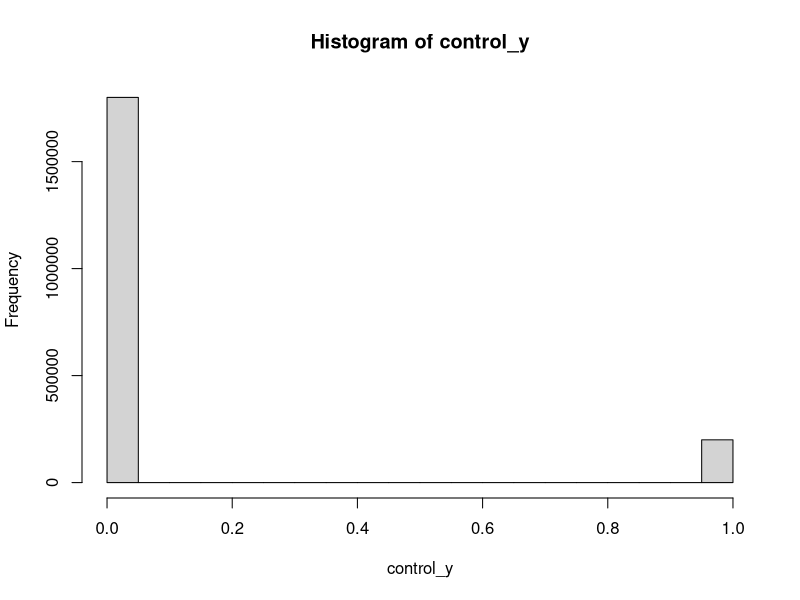
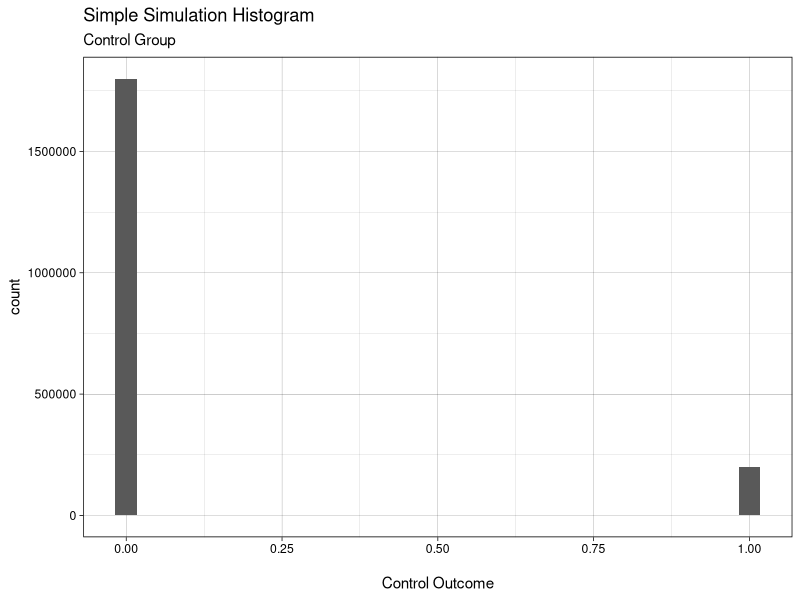
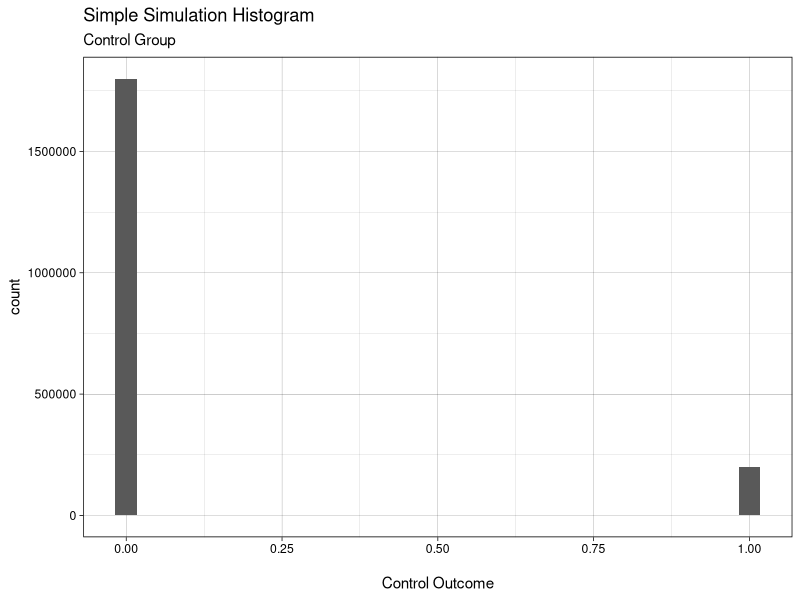
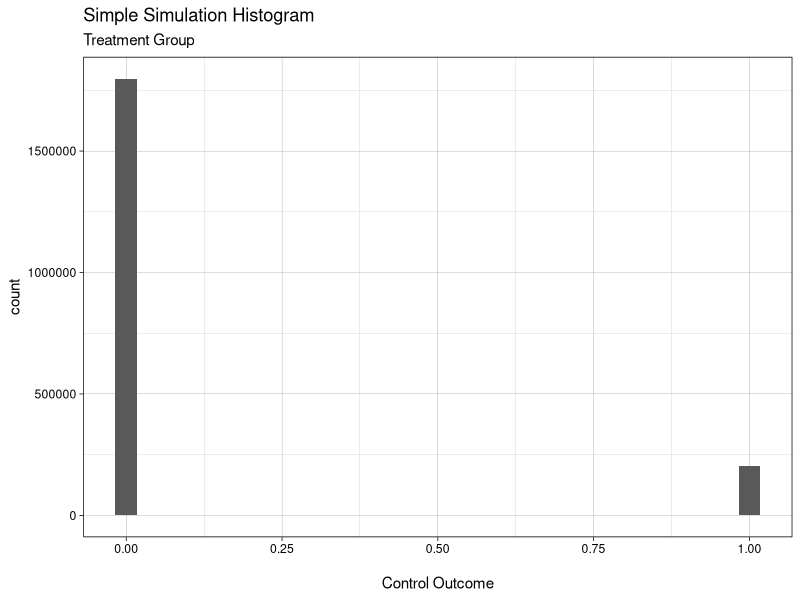
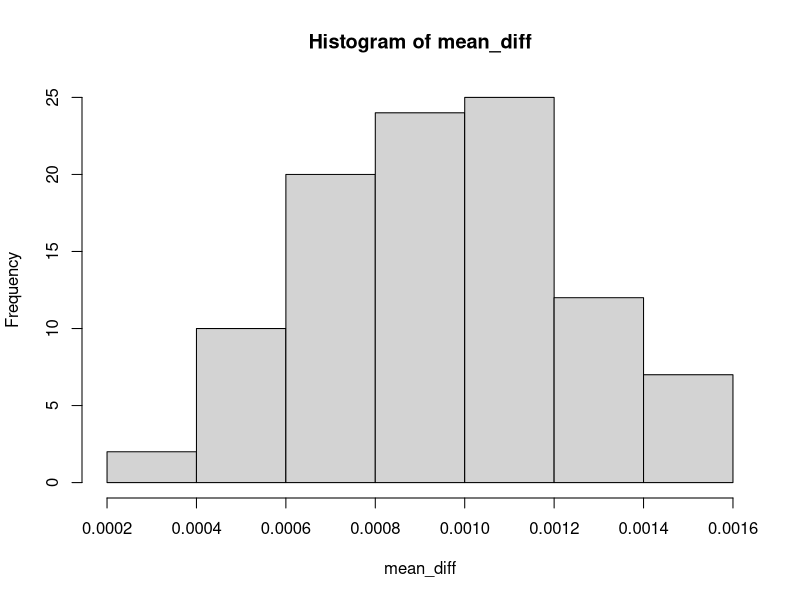

These charts were generated, in order, by the following R code: (Note: this script raises an error after producing the figures.)
## ---- chunk 1
# Load required packages
xfun::pkg_attach2("DiagrammeR")
## ---- chunk 2
DiagrammeR::mermaid("
graph TB
  A[Hypothesise DGP]-->AA[Identification strategies]
  AA-->B[Functions for 1 draw & analysis]
  B-->C[Function to repeat for n draws]
  B-- Debug -->B
  C-->D[Plot simulations]
  C-- Debug -->C 
  D-- Debug -->D
  D-- Iterate -->A
")
## ---- chunk 3
control_y_1 <- rbinom(n = 1, size = 1, prob = 0.1)
control_y_1
## ---- chunk 4
# number of observations variable to ensure consistency across sims
n_obs <- 2e6
control_prob <- 0.1

control_y <- rbinom(n = n_obs, size = 1, prob = control_prob)
hist(control_y)
## ---- chunk 5
# ggplot2 is a member of the "tidyverse" set of packages
xfun::pkg_attach2("tidyverse")

# I personally enjoy the simplicity of the "linedraw" theme
theme_set(theme_linedraw())

# ggplot cannot accept a vector, like `hist` 
# You need to convert to a data frame or the tidyverse equivalent "tibble"
control_y_tbl <- as_tibble(control_y)

# Plot and change the x-axis label
ggplot(control_y_tbl, aes(x = value)) + # as_tibble names the column "value" by default
  geom_histogram() + 
  xlab("\nControl Outcome") + # \n adds a line break before the label
  ggtitle("Simple Simulation Histogram", subtitle = "Control Group")
## ---- chunk 6
# @param outcomes numeric vector
# @param subtitle character string of the plot's subtitle

plot_histogram <- function(outcomes, subtitle) {
  if (missing(subtitle)) stop("subtitle must be specified")
  x_tbl <- as_tibble(outcomes)
  ggplot(x_tbl, aes(x = value)) + 
  geom_histogram() + 
  xlab("\nControl Outcome") +
  ggtitle("Simple Simulation Histogram", subtitle = subtitle)
}

plot_histogram(outcomes = control_y, subtitle = "Control Group")
## ---- chunk 7
rel_effect <- 0.01
treat_prob <- control_prob + (control_prob * rel_effect)
treatment_y <- rbinom(n = n_obs, size = 1, prob = treat_prob)

plot_histogram(treatment_y, subtitle = "Treatment Group")
## ---- chunk 8
mean(treatment_y) - mean(control_y) 
## ---- chunk 9
# @param n integer number of draws per treatment arm
# @param control_prob numeric probability of control success [0, 1]
# @param rel_effect numeric relative effect, change in success probability 
# caused by treatment 

one_sim <- function(n, control_prob, rel_effect) {
  treat_prob <- control_prob + (control_prob * rel_effect)
    
  cy <- rbinom(n = n, size = 1, prob = control_prob)
  ty <- rbinom(n = n, size = 1, prob = treat_prob)
  
  mean(ty) - mean(cy)
}
## ---- chunk 10
one_sim(n = n_obs, control_prob = control_prob, 
        rel_effect = rel_effect)
## ---- chunk 11
# package to add a progress bar to monitor loop progress
xfun::pkg_attach2("progress")

# Create vector of NAs to take the simulation results
n_sims <- 100
mean_diff <- rep(NA, n_sims)
pb <- progress_bar$new(total = n_sims)

for (i in seq_along(mean_diff)) {
  pb$tick() # increment the progress bar
  mean_diff[i] <- one_sim(n = n_obs, control_prob = control_prob, 
        rel_effect = rel_effect)
  #if (is.na(mean_diff[i])) stop(paste(i, "is missing"))
}

hist(mean_diff)
## ---- chunk 12
system.time(
  mean_diff <- replicate(n_sims, one_sim(n = n_obs, 
                                       control_prob = control_prob, 
                                       rel_effect = rel_effect))
)
## ---- chunk 13
system.time(
  for (i in seq_along(mean_diff)) {
    mean_diff[i] <- one_sim(n = n_obs, control_prob = control_prob, 
        rel_effect = rel_effect)
  }
)
## ---- chunk 14
xfun::pkg_attach2("mcreplicate")

system.time(
  mc_replicate(n_sims, one_sim(n = n_obs, 
                              control_prob = control_prob, 
                              rel_effect = rel_effect),
              mc.cores = 4)
)
## ---- chunk 15
diff_means_1000 <- mc_replicate(1e3, one_sim(n = n_obs, 
                                      control_prob = control_prob, 
                                      rel_effect = rel_effect),
                              mc.cores = 4)

# find mean of all simulations for plotting
mean_of_means <- mean(diff_means_1000)

# plot simulations with line at mean value
diff_means_1000_tbl <- as_tibble(diff_means_1000)

ggplot(diff_means_1000_tbl, aes(value)) +
  geom_histogram(alpha = 0.6, fill = "#29ffc6") +
  geom_vline(xintercept = mean_of_means, linetype = "dashed") +
  xlab("\nTreatment - Control") +
  ggtitle("Monte Carlo Results", 
          subtitle = "Difference of means for binary outcome\n1,000 simulations")
## ---- chunk 16
# Function to test
two <- function() {
  four <- 2 + 2
  if (four != 4) 
    stop("Did not add 2 + 2 correctly")
  
  four / 2
}

# Automated test 
if (two() != 2) stop("function two did not return two")
